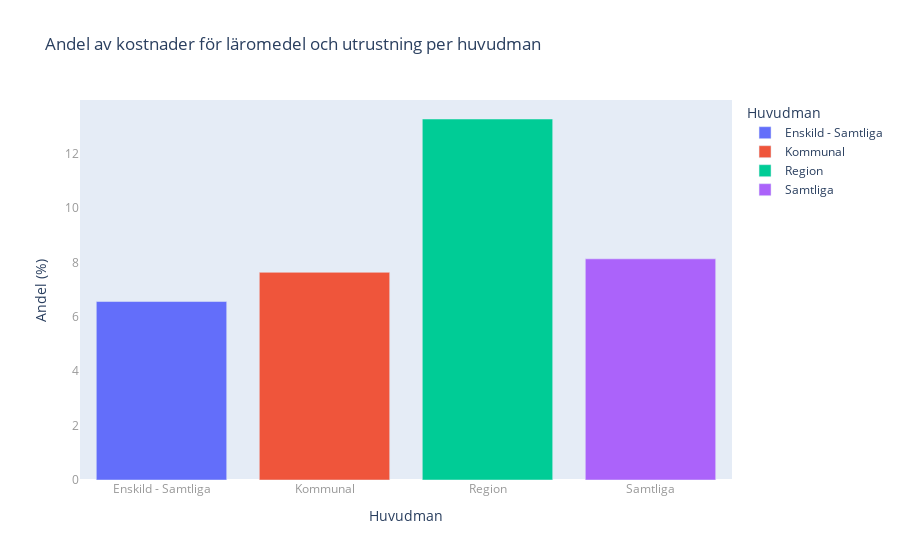

Notebook cell for this chart:
### Markdown cell above
## Steg 4: Andel Kostnader för Läromedel och Utrustning

Slutligen undersöker vi andelen av kostnaderna som går till läromedel och utrustning, vilket ger insikter om investeringar i elevernas lärandemiljö.

### Code cell
# Beräknar andelen läromedel och utrustning (%)
school_costs_clean["Andel läromedel och utrustning (%)"] = (
    school_costs_clean["Lärverktyg per elev"] / school_costs_clean["Totalt per elev"]
) * 100

# Grupperar data efter "Typ av huvudman" och beräknar genomsnittet av andelen för varje huvudman
grouped_data = school_costs_clean.groupby("Typ av huvudman", as_index=False)["Andel läromedel och utrustning (%)"].mean()

# Skapar ett stapeldiagram
fig3 = px.bar(
    grouped_data,
    x="Typ av huvudman",
    y="Andel läromedel och utrustning (%)",
    color="Typ av huvudman",
    title="Andel av kostnader för läromedel och utrustning per huvudman",
    labels={"Andel läromedel och utrustning (%)": "Andel (%)", "Typ av huvudman": "Huvudman"}
)
fig3.update_xaxes(showgrid=False)
fig3.update_yaxes(showgrid=False)

fig3.update_xaxes(tickfont=dict(color="#999"))
fig3.update_yaxes(tickfont=dict(color="#999"))

fig3.write_html("Labb2_visualiseringar/upg2_third_graph.html")
fig3.show()

### Figure 1 — Plotly figure (JSON) as saved in the notebook; plotly's stock layout.template omitted (floating-point values rounded to 4 significant figures)
{"data": [{"alignmentgroup": "True", "hovertemplate": "Huvudman=%{x}<br>Andel (%)=%{y}<extra></extra>", "legendgroup": "Enskild - Samtliga", "marker": {"color": "#636efa", "pattern": {"shape": ""}}, "name": "Enskild - Samtliga", "offsetgroup": "Enskild - Samtliga", "orientation": "v", "showlegend": true, "textposition": "auto", "type": "bar", "x": ["Enskild - Samtliga"], "xaxis": "x", "y": [6.566], "yaxis": "y"}, {"alignmentgroup": "True", "hovertemplate": "Huvudman=%{x}<br>Andel (%)=%{y}<extra></extra>", "legendgroup": "Kommunal", "marker": {"color": "#EF553B", "pattern": {"shape": ""}}, "name": "Kommunal", "offsetgroup": "Kommunal", "orientation": "v", "showlegend": true, "textposition": "auto", "type": "bar", "x": ["Kommunal"], "xaxis": "x", "y": [7.641], "yaxis": "y"}, {"alignmentgroup": "True", "hovertemplate": "Huvudman=%{x}<br>Andel (%)=%{y}<extra></extra>", "legendgroup": "Region", "marker": {"color": "#00cc96", "pattern": {"shape": ""}}, "name": "Region", "offsetgroup": "Region", "orientation": "v", "showlegend": true, "textposition": "auto", "type": "bar", "x": ["Region"], "xaxis": "x", "y": [13.28], "yaxis": "y"}, {"alignmentgroup": "True", "hovertemplate": "Huvudman=%{x}<br>Andel (%)=%{y}<extra></extra>", "legendgroup": "Samtliga", "marker": {"color": "#ab63fa", "pattern": {"shape": ""}}, "name": "Samtliga", "offsetgroup": "Samtliga", "orientation": "v", "showlegend": true, "textposition": "auto", "type": "bar", "x": ["Samtliga"], "xaxis": "x", "y": [8.137], "yaxis": "y"}], "layout": {"barmode": "relative", "legend": {"title": {"text": "Huvudman"}, "tracegroupgap": 0}, "title": {"text": "Andel av kostnader för läromedel och utrustning per huvudman"}, "xaxis": {"anchor": "y", "categoryarray": ["Enskild - Samtliga", "Kommunal", "Region", "Samtliga"], "categoryorder": "array", "domain": [0, 1], "showgrid": false, "tickfont": {"color": "#999"}, "title": {"text": "Huvudman"}}, "yaxis": {"anchor": "x", "domain": [0, 1], "showgrid": false, "tickfont": {"color": "#999"}, "title": {"text": "Andel (%)"}}}}
